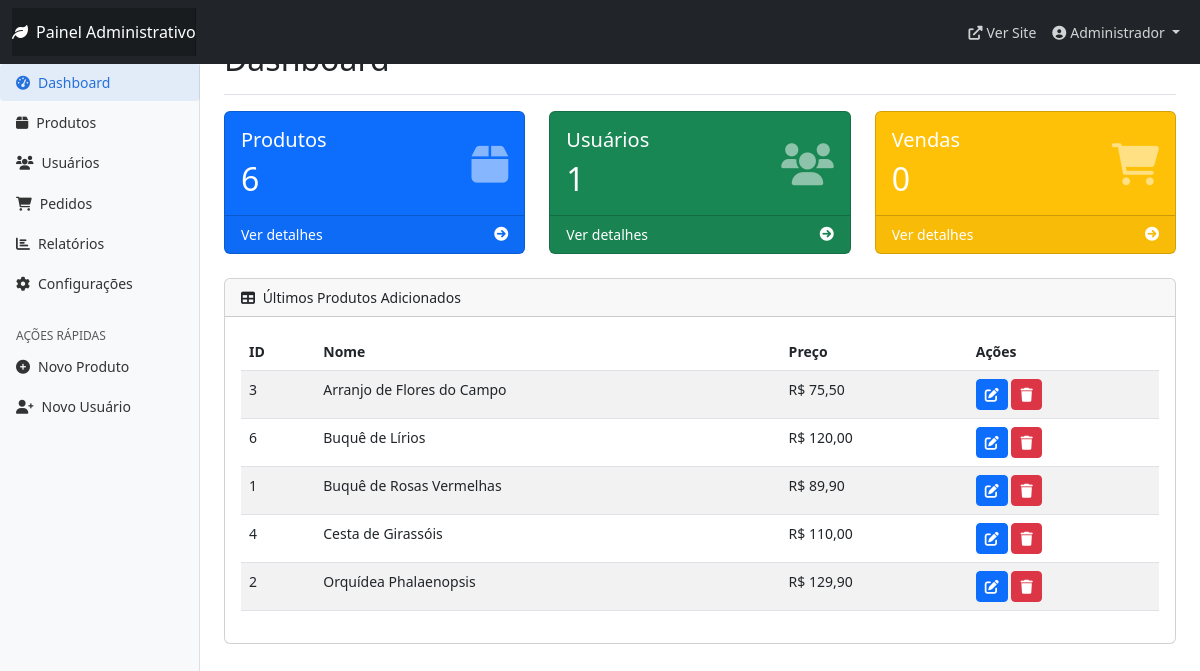
Page /admin/index.php (signed in) on the committed database.
### tables this page shows
CREATE TABLE IF NOT EXISTS produtos (
    id INT(11) AUTO_INCREMENT PRIMARY KEY,
    nome VARCHAR(100) NOT NULL,
    descricao TEXT NOT NULL,
    preco DECIMAL(10,2) NOT NULL,
    imagem VARCHAR(255) NULL
);

### modelos/Produto.php (called while the page is built, shortened)
<?php
class Produto {
    public static function listarTodos() {
        try {
            $conn = Conexao::obterConexao();
            $stmt = $conn->prepare("SELECT * FROM produtos ORDER BY nome");
            $stmt->execute();
            return $stmt->fetchAll(PDO::FETCH_ASSOC);
        } catch (PDOException $e) {
            echo "Erro ao listar produtos: " . $e->getMessage();
            return [];
        }
    }
}
?>

### modelos/Usuario.php (called while the page is built, shortened)
<?php
class Usuario {
  public static function listarTodos() {
      try {
          $conn = Conexao::obterConexao();
          $stmt = $conn->prepare("SELECT * FROM usuarios ORDER BY nome");
          $stmt->execute();
          return $stmt->fetchAll(PDO::FETCH_ASSOC);
      } catch (PDOException $e) {
          echo "Erro ao listar usuários: " . $e->getMessage();
          return [];
      }
  }
}
?>

### admin/index.php (the view, shortened to what this page needs)
<!DOCTYPE html>
<html lang="pt-br">
<head>
    <link rel="stylesheet" href="https://cdn.jsdelivr.net/npm/bootstrap@5.3.0/dist/css/bootstrap.min.css">
    <link rel="stylesheet" href="https://cdnjs.cloudflare.com/ajax/libs/font-awesome/6.0.0/css/all.min.css">
    <link rel="stylesheet" href="../assets/css/admin.css">
</head>
<body>
    <?php include 'componentes/barra-navegacao.php'; ?>
    <div class="container-fluid">
        <div class="row">
            <?php include 'componentes/menu-lateral.php'; ?>
            <main class="col-md-9 ms-sm-auto col-lg-10 px-md-4 py-4">
                <div class="d-flex justify-content-between flex-wrap flex-md-nowrap align-items-center pt-3 pb-2 mb-3 border-bottom">
                    <h1 class="h2">Dashboard</h1>
                </div>
                <div class="row">
                    <div class="col-md-4 mb-4">
                        <div class="card text-white bg-primary">
                            <div class="card-body">
                                <div class="d-flex justify-content-between align-items-center">
                                    <div>
                                        <h5 class="card-title">Produtos</h5>
                                        <h2 class="mb-0">
                                            <?php
                                            require_once '../modelos/Produto.php';
                                            $produtos = Produto::listarTodos();
                                            echo count($produtos);
                                            ?>
                                        </h2>
                                    </div>
                                    <i class="fas fa-box fa-3x opacity-50"></i>
                                </div>
                            </div>
                            <div class="card-footer d-flex align-items-center justify-content-between">
                                <a href="produtos.php" class="text-white text-decoration-none">Ver detalhes</a>
                                <i class="fas fa-arrow-circle-right text-white"></i>
                            </div>
                        </div>
                    </div>
                    <div class="col-md-4 mb-4">
                        <div class="card text-white bg-success">
                            <div class="card-body">
                                <div class="d-flex justify-content-between align-items-center">
                                    <div>
                                        <h5 class="card-title">Usuários</h5>
                                        <h2 class="mb-0">
                                            <?php
                                            require_once '../modelos/Usuario.php';
                                            $usuarios = Usuario::listarTodos();
                                            echo count($usuarios);
                                            ?>
                                        </h2>
                                    </div>
                                    <i class="fas fa-users fa-3x opacity-50"></i>
                                </div>
                            </div>
                            <div class="card-footer d-flex align-items-center justify-content-between">
                                <a href="usuarios.php" class="text-white text-decoration-none">Ver detalhes</a>
                                <i class="fas fa-arrow-circle-right text-white"></i>
                            </div>
                        </div>
                    </div>
                    <div class="col-md-4 mb-4">
                        <div class="card text-white bg-warning">
                            <div class="card-body">
                                <div class="d-flex justify-content-between align-items-center">
                                    <div>
                                        <h5 class="card-title">Vendas</h5>
                                        <h2 class="mb-0">0</h2>
                                    </div>
                                    <i class="fas fa-shopping-cart fa-3x opacity-50"></i>
                                </div>
                            </div>
                            <div class="card-footer d-flex align-items-center justify-content-between">
                                <a href="#" class="text-white text-decoration-none">Ver detalhes</a>
                                <i class="fas fa-arrow-circle-right text-white"></i>
                            </div>
                        </div>
                    </div>
                </div>
                <div class="row">
                    <div class="col-12">
                        <div class="card mb-4">
                            <div class="card-header">
                                <i class="fas fa-table me-1"></i>
                                Últimos Produtos Adicionados
                            </div>
                            <div class="card-body">
                                <div class="table-responsive">
                                    <table class="table table-striped table-hover">
                                        <thead>
                                            <tr>
                                                <th>ID</th>
                                                <th>Nome</th>
                                                <th>Preço</th>
                                                <th>Ações</th>
                                            </tr>
                                        </thead>
                                        <tbody>
                                            <?php foreach(array_slice($produtos, 0, 5) as $produto): ?>
                                            <tr>
                                                <td><?= $produto['id'] ?></td>
                                                <td><?= $produto['nome'] ?></td>
                                                <td>R$ <?= number_format($produto['preco'], 2, ',', '.') ?></td>
                                                <td>
                                                    <a href="editar-produto.php?id=<?= $produto['id'] ?>" class="btn btn-sm btn-primary">
                                                        <i class="fas fa-edit"></i>
                                                    </a>
                                                    <a href="excluir-produto.php?id=<?= $produto['id'] ?>" class="btn btn-sm btn-danger" onclick="return confirm('Tem certeza que deseja excluir este produto?')">
                                                        <i class="fas fa-trash"></i>
                                                    </a>
                                                </td>
                                            </tr>
                                            <?php endforeach; ?>
                                        </tbody>
                                    </table>
                                </div>
                            </div>
                        </div>
                    </div>
                </div>
            </main>
        </div>
    </div>
</body>
</html>

### admin/componentes/barra-navegacao.php (shortened to what this page needs)
<nav class="navbar navbar-expand-lg navbar-dark bg-dark fixed-top">
    <div class="container-fluid">
        <a class="navbar-brand" href="index.php">
            <i class="fas fa-leaf me-2"></i>Painel Administrativo
        </a>
        <div class="collapse navbar-collapse" id="navbarAdmin">
            <ul class="navbar-nav ms-auto">
                <li class="nav-item">
                    <a class="nav-link" href="../index.php" target="_blank">
                        <i class="fas fa-external-link-alt me-1"></i>Ver Site
                    </a>
                </li>
                <li class="nav-item dropdown">
                    <a class="nav-link dropdown-toggle" href="#" id="navbarDropdown" role="button" data-bs-toggle="dropdown">
                        <i class="fas fa-user-circle me-1"></i><?= $_SESSION['usuario']['nome'] ?>
                    </a>
                </li>
            </ul>
        </div>
    </div>
</nav>

### admin/componentes/menu-lateral.php
<nav id="sidebarMenu" class="col-md-3 col-lg-2 d-md-block bg-light sidebar collapse">
    <div class="position-sticky pt-3">
        <ul class="nav flex-column">
            <li class="nav-item">
                <a class="nav-link <?= basename($_SERVER['PHP_SELF']) === 'index.php' ? 'active' : '' ?>" href="index.php">
                    <i class="fas fa-tachometer-alt me-2"></i>Dashboard
                </a>
            </li>
            <li class="nav-item">
                <a class="nav-link <?= basename($_SERVER['PHP_SELF']) === 'produtos.php' || basename($_SERVER['PHP_SELF']) === 'adicionar-produto.php' || basename($_SERVER['PHP_SELF']) === 'editar-produto.php' ? 'active' : '' ?>" href="produtos.php">
                    <i class="fas fa-box me-2"></i>Produtos
                </a>
            </li>
            <li class="nav-item">
                <a class="nav-link <?= basename($_SERVER['PHP_SELF']) === 'usuarios.php' || basename($_SERVER['PHP_SELF']) === 'adicionar-usuario.php' || basename($_SERVER['PHP_SELF']) === 'editar-usuario.php' ? 'active' : '' ?>" href="usuarios.php">
                    <i class="fas fa-users me-2"></i>Usuários
                </a>
            </li>
            <li class="nav-item">
                <a class="nav-link" href="#">
                    <i class="fas fa-shopping-cart me-2"></i>Pedidos
                </a>
            </li>
            <li class="nav-item">
                <a class="nav-link" href="#">
                    <i class="fas fa-chart-bar me-2"></i>Relatórios
                </a>
            </li>
            <li class="nav-item">
                <a class="nav-link" href="#">
                    <i class="fas fa-cog me-2"></i>Configurações
                </a>
            </li>
        </ul>
        <h6 class="sidebar-heading d-flex justify-content-between align-items-center px-3 mt-4 mb-1 text-muted">
            <span>Ações Rápidas</span>
        </h6>
        <ul class="nav flex-column mb-2">
            <li class="nav-item">
                <a class="nav-link" href="adicionar-produto.php">
                    <i class="fas fa-plus-circle me-2"></i>Novo Produto
                </a>
            </li>
            <li class="nav-item">
                <a class="nav-link" href="adicionar-usuario.php">
                    <i class="fas fa-user-plus me-2"></i>Novo Usuário
                </a>
            </li>
        </ul>
    </div>
</nav>

### assets/css/admin.css (style rules this page uses)
body { font-size: .875rem; }
.sidebar { position: fixed; top: 0; bottom: 0; left: 0; z-index: 100; padding: 48px 0 0; box-shadow: inset -1px 0 0 rgba(0, 0, 0, 0.1); }
.sidebar .nav-link { font-weight: 500; color: #333; padding: .5rem 1rem; margin-bottom: .2rem; border-radius: .25rem; }
.sidebar .nav-link.active { color: #2470dc; background-color: rgba(36, 112, 220, 0.1); }
.sidebar-heading { font-size: .75rem; text-transform: uppercase; }
.navbar-brand { padding-top: .75rem; padding-bottom: .75rem; font-size: 1rem; background-color: rgba(0, 0, 0, 0.25); box-shadow: inset -1px 0 0 rgba(0, 0, 0, 0.25); }
.navbar-dark .navbar-nav .nav-link { color: rgba(255, 255, 255, 0.8); }
main { margin-top: 56px; }

### rows in the picture
produtos: id "3", nome "Arranjo de Flores do Campo", preco "75,50"
produtos: id "6", nome "Buquê de Lírios", preco "120,00"
produtos: id "1", nome "Buquê de Rosas Vermelhas", preco "89,90"
produtos: id "4", nome "Cesta de Girassóis", preco "110,00"
produtos: id "2", nome "Orquídea Phalaenopsis", preco "129,90"

### other values in the picture
$_SESSION['usuario']['nome'] "Administrador"
count($produtos) "6"
count($usuarios) "1"
